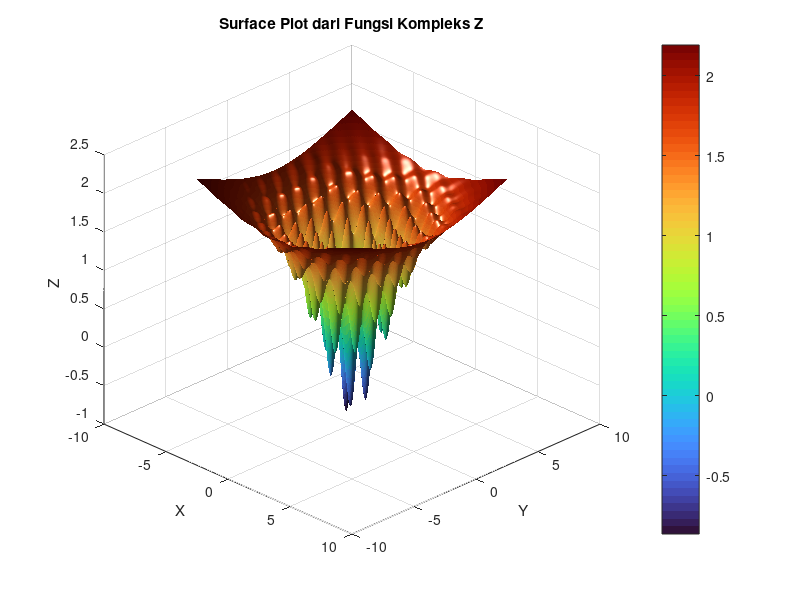
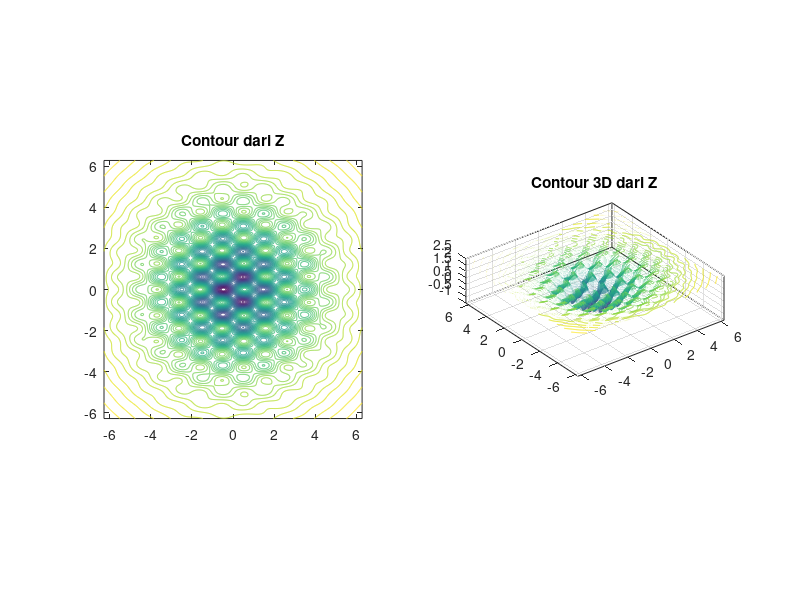
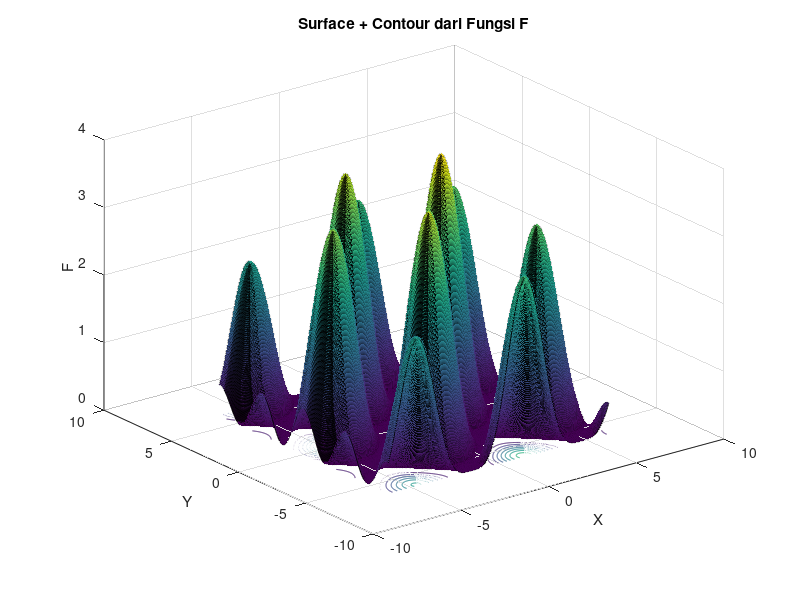
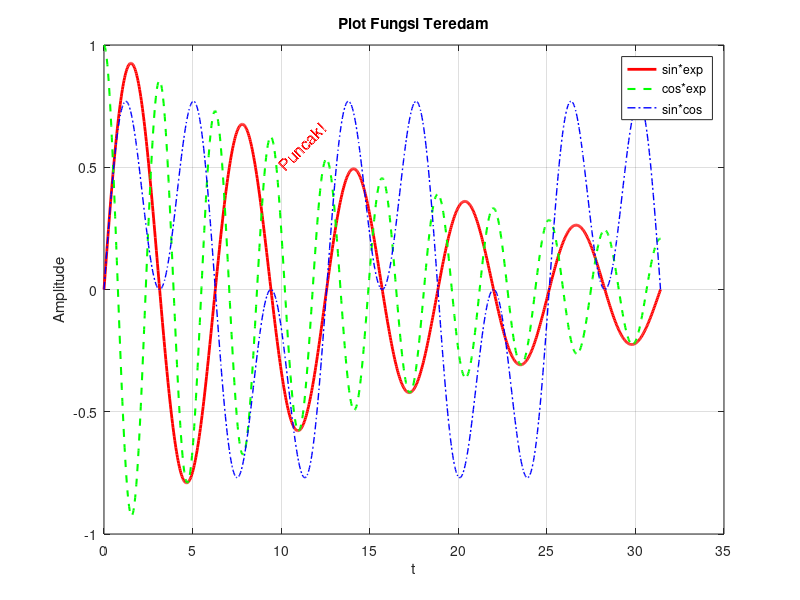

MATLAB code to generate these figures, in order:
function fungsi_kompleks()
    % Definisi grid
    x = linspace(-2*pi, 2*pi, 500);
    y = linspace(-2*pi, 2*pi, 500);
    [X, Y] = meshgrid(x, y);

    % Fungsi kompleks gabungan
    Z = exp(-0.1*(X.^2 + Y.^2)) .* sin(3*X) .* cos(5*Y) + 0.5*log(X.^2 + Y.^2 + 1);

    % Fungsi tambahan untuk variasi
    F = (sin(X) + cos(Y)).^2 .* exp(-0.01*(X.^2 + Y.^2));

    % Plot 1: Surface 3D
    figure(1)
    surf(X, Y, Z, 'EdgeColor', 'none')
    title('Surface Plot dari Fungsi Kompleks Z')
    xlabel('X')
    ylabel('Y')
    zlabel('Z')
    colormap turbo
    colorbar
    lighting gouraud
    camlight headlight
    view(45, 30)

    % Plot 2: Contour dan Contour3
    figure(2)
    subplot(1,2,1)
    contour(X, Y, Z, 50)
    title('Contour dari Z')
    axis equal

    subplot(1,2,2)
    contour3(X, Y, Z, 50)
    title('Contour 3D dari Z')
    axis equal

    % Plot 3: Kombinasi Surface dan Mesh
    figure(3)
    surfc(X, Y, F)
    title('Surface + Contour dari Fungsi F')
    xlabel('X')
    ylabel('Y')
    zlabel('F')

    % Plot 4: Multi-plot sin dan cos termodulasi
    t = linspace(0, 10*pi, 1000);
    f1 = sin(t) .* exp(-0.05*t);
    f2 = cos(2*t) .* exp(-0.05*t);
    f3 = sin(t) .* cos(t/2);

    figure(4)
    plot(t, f1, 'r', 'LineWidth', 2)
    hold on
    plot(t, f2, 'g--', 'LineWidth', 1.5)
    plot(t, f3, 'b-.', 'LineWidth', 1)
    title('Plot Fungsi Teredam')
    xlabel('t')
    ylabel('Amplitude')
    legend('sin*exp', 'cos*exp', 'sin*cos')
    grid on
    hold off

    % Anotasi dan tambahan gaya
    text(10, 0.5, 'Puncak!', 'FontSize', 12, 'Color', 'red', 'Rotation', 45)
end
